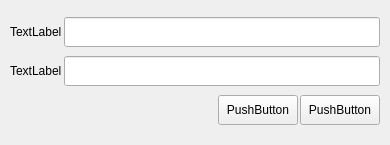
<?xml version="1.0" encoding="UTF-8"?>
<ui version="4.0">
 <class>NoteItem</class>
 <widget class="QWidget" name="NoteItem">
  <property name="geometry">
   <rect>
    <x>0</x>
    <y>0</y>
    <width>390</width>
    <height>145</height>
   </rect>
  </property>
  <property name="windowTitle">
   <string>Form</string>
  </property>
  <layout class="QVBoxLayout" name="verticalLayout">
   <property name="spacing">
    <number>2</number>
   </property>
   <property name="leftMargin">
    <number>10</number>
   </property>
   <property name="topMargin">
    <number>10</number>
   </property>
   <property name="rightMargin">
    <number>10</number>
   </property>
   <property name="bottomMargin">
    <number>10</number>
   </property>
   <item>
    <layout class="QHBoxLayout" name="horizontalLayout">
     <property name="spacing">
      <number>2</number>
     </property>
     <property name="bottomMargin">
      <number>0</number>
     </property>
     <item>
      <widget class="QLabel" name="ContentLabel">
       <property name="text">
        <string>TextLabel</string>
       </property>
      </widget>
     </item>
     <item>
      <widget class="QLineEdit" name="ContentLineEdit">
       <property name="sizePolicy">
        <sizepolicy hsizetype="Expanding" vsizetype="Fixed">
         <horstretch>0</horstretch>
         <verstretch>30</verstretch>
        </sizepolicy>
       </property>
       <property name="minimumSize">
        <size>
         <width>0</width>
         <height>30</height>
        </size>
       </property>
      </widget>
     </item>
    </layout>
   </item>
   <item>
    <layout class="QHBoxLayout" name="horizontalLayout_2">
     <property name="spacing">
      <number>2</number>
     </property>
     <item>
      <widget class="QLabel" name="TimeLabel">
       <property name="text">
        <string>TextLabel</string>
       </property>
      </widget>
     </item>
     <item>
      <widget class="QLineEdit" name="TimeLineEdit">
       <property name="minimumSize">
        <size>
         <width>0</width>
         <height>30</height>
        </size>
       </property>
      </widget>
     </item>
    </layout>
   </item>
   <item>
    <layout class="QHBoxLayout" name="horizontalLayout_3">
     <item>
      <spacer name="horizontalSpacer">
       <property name="orientation">
        <enum>Qt::Horizontal</enum>
       </property>
       <property name="sizeHint" stdset="0">
        <size>
         <width>40</width>
         <height>20</height>
        </size>
       </property>
      </spacer>
     </item>
     <item>
      <widget class="QPushButton" name="PushButtonLeft">
       <property name="minimumSize">
        <size>
         <width>30</width>
         <height>30</height>
        </size>
       </property>
       <property name="text">
        <string>PushButton</string>
       </property>
      </widget>
     </item>
     <item>
      <widget class="QPushButton" name="PushButtonRight">
       <property name="minimumSize">
        <size>
         <width>30</width>
         <height>30</height>
        </size>
       </property>
       <property name="text">
        <string>PushButton</string>
       </property>
      </widget>
     </item>
    </layout>
   </item>
  </layout>
 </widget>
 <resources/>
 <connections/>
</ui>
